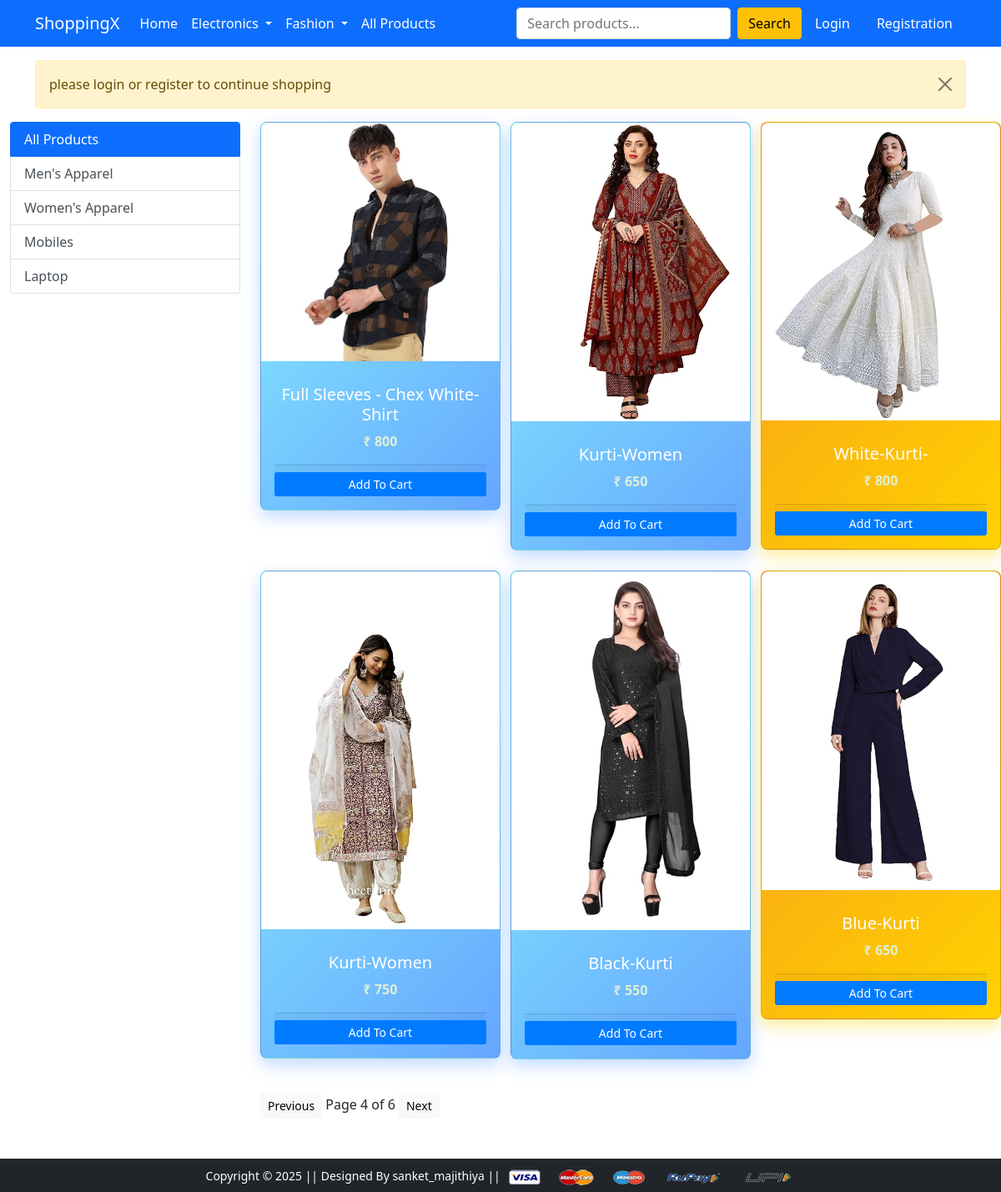
Screenshot of /homepage?page=4 with the database file from the repository.
### Store/models/category.py (models this page shows, shortened)
class Category(models.Model):
    Name = models.CharField(max_length=100)
    @staticmethod
    def get_all_categories():
        return Category.objects.all()

### Store/models/product.py (models this page shows, shortened)
class Product(models.Model):
    Name = models.CharField(max_length=50)
    Price = models.IntegerField(default=0)
    category = models.ForeignKey(Category,on_delete=models.CASCADE, default=1)
    Description = models.CharField(max_length=200, default='',null=True, blank=True)
    Image = models.ImageField(upload_to='uploads/products/')
    @staticmethod
    def get_all_products():
        return Product.objects.all()

### Store/views/home.py (the view, shortened to what this page needs)
# urls.py: path('homepage',Index.as_view(),name='homepage'),
class Index(View):
    def get(self, request):
        if not request.session.get('customer'):
            messages.warning(request, "please login or register to continue shopping")
        cart = request.session.get('cart', {})
        Category_id = request.GET.get('category')
        if Category_id == "all":
            request.session.pop('selected_category', None)
            Category_id = None
        elif Category_id and Category_id.isdigit():
            category_obj = Category.objects.filter(id=Category_id).first()
            if category_obj:
                request.session['selected_category'] = category_obj.Name
        else:
            Category_id = None
        categories = cache.get('categories', None)
        if not categories:
            categories = Category.get_all_categories()
            cache.set('categories', categories, timeout=300)
        search_query = request.GET.get('search')
        price_query = None
        if search_query and search_query.isdigit():
            price_query = float(search_query)
        cache_key = f'products_{Category_id}_{search_query}_{price_query}'
        products = cache.get(cache_key)
        if not products:
            if Category_id:
                products = Product.get_all_products_by_categoryid(int(Category_id))
            elif price_query is not None:
                products = Product.objects.filter(Price__lte=price_query).order_by('id')
            elif search_query:
                products = Product.objects.filter(Name__icontains=search_query).order_by('id')
            else:
                products = Product.get_all_products().order_by('id')
            cache.set(cache_key, products, timeout=300)
        paginator = Paginator(products, 6)
        page_number = request.GET.get('page')
        paginated_products = paginator.get_page(page_number)
        data = {
            'products': paginated_products,
            'categories': categories,
            'selected_category': request.session.get('selected_category'),
            'search_query': search_query,
        }
        return render(request, 'index.html', data)

### Store/context_processors.py (called while the page is built)
def selected_category_context(request):
    return {
        'selected_category': request.session.get('selected_category', None)
    }

### Store/templatetags/custom_filter.py (called while the page is built)
@register.filter(name='currency')
def currency(number):
    print(number)
    return "₹ "+str(number)

### Store/templates/index.html (shortened to what this page needs)
{% extends "base.html" %}
{% block content %}
{% load cart %}
{% load custom_filter %}
<div class="container-fluid mt-3">
  <div class="row">
    <div class="col-lg-3 mx-auto">
      <div class="list-group">
        <a href="{% url 'homepage' %}?category=all" class="list-group-item list-group-item-action {% if not selected_category %}active{% endif %}">
          All Products
        </a>
        {% for category in categories %}
          <a href="{% url 'homepage' %}?category={{ category.Name }}{% if search_query %}&search={{ search_query }}{% endif %}"
             class="list-group-item list-group-item-action {% if selected_category == category.Name %}active{% endif %}">
            {{ category.Name }}
          </a>
        {% endfor %}
      </div>
    </div>
    <div id="products" class="col-lg-9 mx-auto">
      <div class="row">
        {% for product in products %}
          <div class="col-md-4 mb-4">
            <div class="card mx-auto card-gradient{{ forloop.counter|add:'0'|divisibleby:3|yesno:'3,2,1' }}" id="card-{{ product.id }}" style="width: 18rem;">
              <img class="card-img-top" src="{{ product.Image.url }}" loading="lazy" alt="{{ product.Name }}">
              <div class="card-body">
                <h5 class="card-title">{{ product.Name }}</h5>
                <p class="card-text"><strong>{{ product.Price|currency }}</strong></p>
                <div class="card-footer p-0">
                  {% if product|is_in_cart:request.session.cart %}
                    <div class="row no-gutters align-items-center">
                      <form action="#card-{{ product.id }}" method="post" class="col-2">
                        {% csrf_token %}
                        <input type="hidden" name="product" value="{{ product.id }}">
                        <input type="hidden" name="remove" value="True">
                        <input type="submit" value=" - " class="btn btn-secondary-custom btn-sm btn-block">
                      </form>
                      <div class="text-center col">{{ product|cart_quantity:request.session.cart }}</div>
                      <form action="#card-{{ product.id }}" method="post" class="col-2">
                        {% csrf_token %}
                        <input type="hidden" name="product" value="{{ product.id }}">
                        <input type="submit" value=" + " class="btn btn-secondary-custom btn-sm btn-block">
                      </form>
                    </div>
                  {% else %}
                    <form action="#card-{{ product.id }}" method="post">
                      <input type="submit" class="btn btn-primary-custom btn-sm btn-block mt-2" value="Add To Cart">
                    </form>
                  {% endif %}
                </div>
              </div>
            </div>
          </div>
        {% endfor %}
      </div>
      <div class="pagination mt-3">
        <span class="page-links">
          {% if products.has_previous %}
            <a href="?page={{ products.previous_page_number }}{% if selected_category %}&category={{ selected_category }}{% endif %}{% if search_query %}&search={{ search_query }}{% endif %}" class="btn btn-sm btn-light">Previous</a>
          {% endif %}
          <span class="current-page">
            Page {{ products.number }} of {{ products.paginator.num_pages }}
          </span>
          {% if products.has_next %}
            <a href="?page={{ products.next_page_number }}{% if selected_category %}&category={{ selected_category }}{% endif %}{% if search_query %}&search={{ search_query }}{% endif %}" class="btn btn-sm btn-light">Next</a>
          {% endif %}
        </span>
      </div>
    </div>
  </div>
</div>
{% endblock %}

### Store/templates/index.html (style rules this page uses)
.card-gradient2 { background: linear-gradient(135deg, #89f7fe, #66a6ff); color: white; box-shadow: 0 8px 20px rgba(102, 166, 255, 0.4); }
.card-gradient3 { background: linear-gradient(135deg, #f7971e, #ffd200); color: white; box-shadow: 0 8px 20px rgba(255, 210, 0, 0.4); }
.card { position: relative; transition: all 0.3s ease; border-radius: 8px; overflow: hidden; }
.card::before { content: ""; position: absolute; top: 0; left: 0; width: 100%; height: 40%; background: linear-gradient(135deg, rgba(255, 255, 255, 0.2), rgba(0,0,0,0.1)); z-index: 0; pointer-events: none; }
.card-img-top { position: relative; z-index: 1; background-color: transparent; border-top-left-radius: 8px; border-top-right-radius: 8px; margin-bottom: 12px; }
.card-body, .card-footer { position: relative; z-index: 2; }
.btn-primary-custom { background-color: #007bff; color: white; border: none; }
.btn-block { width: 100%; }
.card-gradient1 .card-text, .card-gradient2 .card-text, .card-gradient3 .card-text { color: #dff0d8; font-weight: 700; text-align: center; }
.card-title { text-align: center; }

### rows the page displays
Category: Name "Men's Apparel"
Category: Name "Women's Apparel"
Category: Name "Mobiles"
Category: Name "Laptop"
Product: Image (picture), Name "Full Sleeves - Chex White-Shirt", Price "₹ 800"
Product: Image (picture), Name "Kurti-Women", Price "₹ 650"
Product: Image (picture), Name "White-Kurti-", Price "₹ 800"
Product: Image (picture), Name "Kurti-Women", Price "₹ 750"
Product: Image (picture), Name "Black-Kurti", Price "₹ 550"
Product: Image (picture), Name "Blue-Kurti", Price "₹ 650"

### other values shown
{{ message }} "please login or register to continue shopping"
{{ products.number }} "4"
{{ products.paginator.num_pages }} "6"
